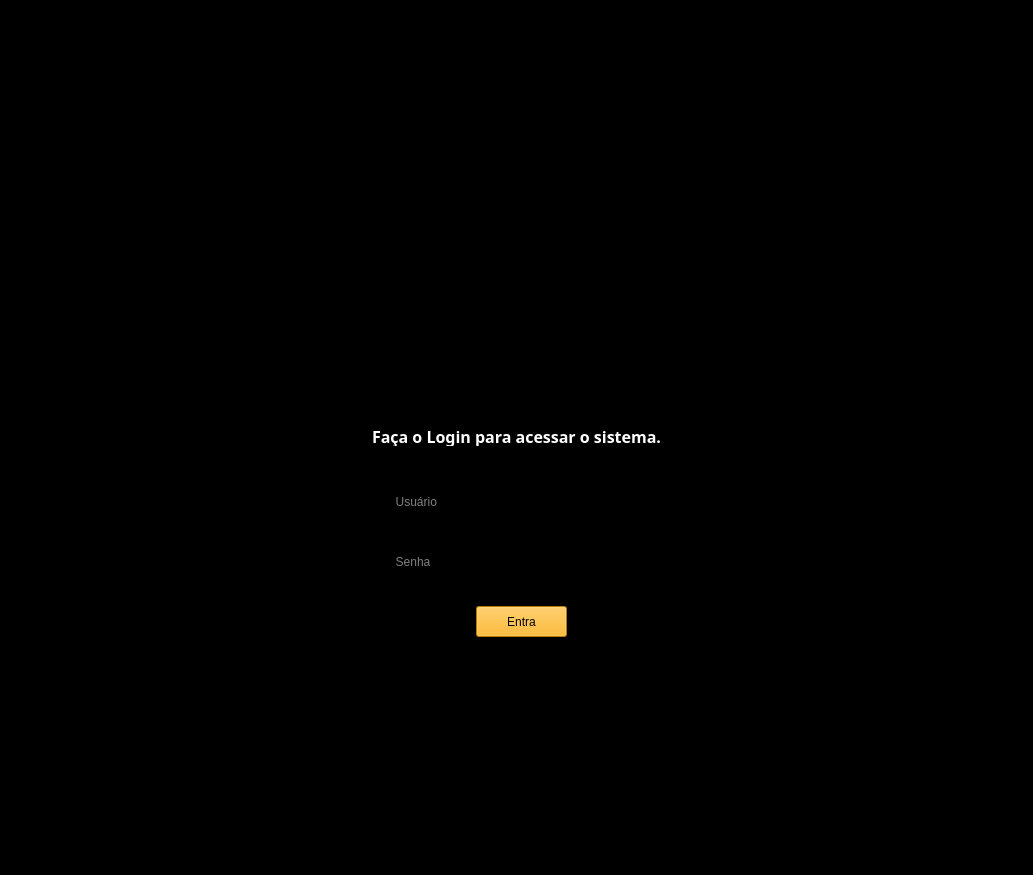
<?xml version="1.0" encoding="UTF-8"?>
<ui version="4.0">
 <class>MainWindow</class>
 <widget class="QMainWindow" name="MainWindow">
  <property name="geometry">
   <rect>
    <x>0</x>
    <y>0</y>
    <width>1033</width>
    <height>875</height>
   </rect>
  </property>
  <property name="maximumSize">
   <size>
    <width>1920</width>
    <height>1080</height>
   </size>
  </property>
  <property name="windowTitle">
   <string>Controle de Inventário</string>
  </property>
  <property name="styleSheet">
   <string notr="true">background-color: rgb(0, 0, 0);</string>
  </property>
  <widget class="QWidget" name="centralwidget">
   <layout class="QGridLayout" name="gridLayout">
    <item row="0" column="0">
     <widget class="QFrame" name="frame">
      <property name="minimumSize">
       <size>
        <width>500</width>
        <height>500</height>
       </size>
      </property>
      <property name="maximumSize">
       <size>
        <width>500</width>
        <height>500</height>
       </size>
      </property>
      <property name="frameShape">
       <enum>QFrame::StyledPanel</enum>
      </property>
      <property name="frameShadow">
       <enum>QFrame::Raised</enum>
      </property>
      <widget class="QFrame" name="frame_2">
       <property name="geometry">
        <rect>
         <x>50</x>
         <y>20</y>
         <width>400</width>
         <height>200</height>
        </rect>
       </property>
       <property name="minimumSize">
        <size>
         <width>400</width>
         <height>200</height>
        </size>
       </property>
       <property name="maximumSize">
        <size>
         <width>400</width>
         <height>200</height>
        </size>
       </property>
       <property name="styleSheet">
        <string notr="true">image: url(:/imagens/imagens/logo_inventario.png);</string>
       </property>
       <property name="frameShape">
        <enum>QFrame::StyledPanel</enum>
       </property>
       <property name="frameShadow">
        <enum>QFrame::Raised</enum>
       </property>
      </widget>
      <widget class="QLineEdit" name="usuario_txt">
       <property name="geometry">
        <rect>
         <x>120</x>
         <y>300</y>
         <width>271</width>
         <height>51</height>
        </rect>
       </property>
       <property name="styleSheet">
        <string notr="true">color: rgb(255, 255, 255);
font: 87 12pt &quot;Segoe UI Black&quot;;</string>
       </property>
       <property name="placeholderText">
        <string>  Usuário</string>
       </property>
      </widget>
      <widget class="QLineEdit" name="senha_txt">
       <property name="geometry">
        <rect>
         <x>120</x>
         <y>360</y>
         <width>271</width>
         <height>51</height>
        </rect>
       </property>
       <property name="styleSheet">
        <string notr="true">color: rgb(255, 255, 255);
font: 87 12pt &quot;Segoe UI Black&quot;;</string>
       </property>
       <property name="echoMode">
        <enum>QLineEdit::Password</enum>
       </property>
       <property name="placeholderText">
        <string>  Senha</string>
       </property>
      </widget>
      <widget class="QPushButton" name="entra">
       <property name="geometry">
        <rect>
         <x>210</x>
         <y>430</y>
         <width>91</width>
         <height>31</height>
        </rect>
       </property>
       <property name="styleSheet">
        <string notr="true">QPushButton{
background-color: rgb(255, 170, 0);
}
QPushButton:hover{
background-color: rgb(255, 170, 127);
}</string>
       </property>
       <property name="text">
        <string>Entra</string>
       </property>
      </widget>
      <widget class="QLabel" name="label">
       <property name="geometry">
        <rect>
         <x>0</x>
         <y>250</y>
         <width>501</width>
         <height>20</height>
        </rect>
       </property>
       <property name="font">
        <font>
         <family>Arial Black</family>
         <pointsize>12</pointsize>
         <weight>75</weight>
         <bold>true</bold>
        </font>
       </property>
       <property name="styleSheet">
        <string notr="true">color: rgb(255, 255, 255);</string>
       </property>
       <property name="text">
        <string>Faça o Login para acessar o sistema.</string>
       </property>
       <property name="alignment">
        <set>Qt::AlignCenter</set>
       </property>
      </widget>
     </widget>
    </item>
   </layout>
  </widget>
  <widget class="QMenuBar" name="menubar">
   <property name="geometry">
    <rect>
     <x>0</x>
     <y>0</y>
     <width>1033</width>
     <height>21</height>
    </rect>
   </property>
  </widget>
  <widget class="QStatusBar" name="statusbar"/>
 </widget>
 <resources>
  <include location="rsc_2.qrc"/>
 </resources>
 <connections/>
</ui>
